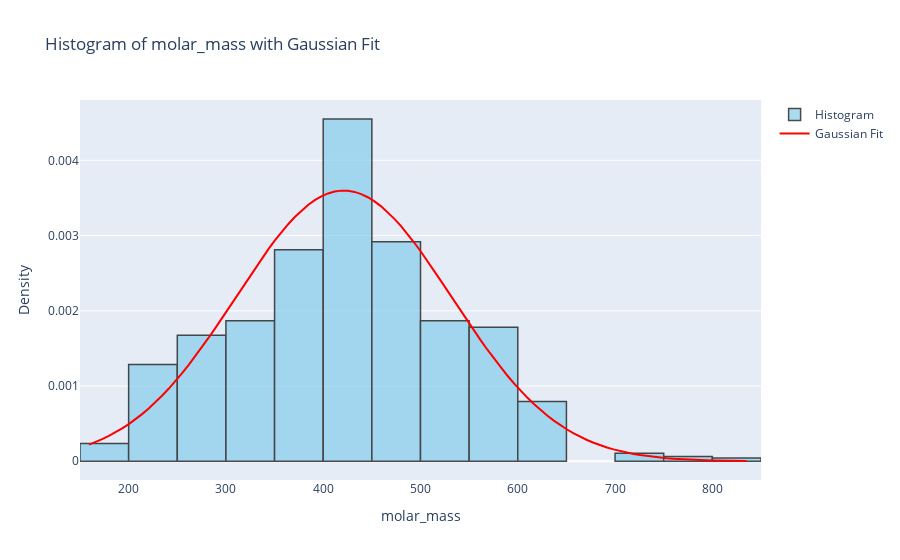

Notebook source saved alongside this figure:
### Code cell
molar_mass = 'molar_mass'  

# Извлечение данных столбца
data = ds_cleaned[molar_mass]

mu, std = norm.fit(data)
x = np.linspace(min(data), max(data), 100)
y = norm.pdf(x, mu, std)

   # Гистограмма
hist = go.Histogram(x=data, nbinsx=30, name='Histogram', marker=dict(color='skyblue', line = dict(color='black', width = 1.5)), histnorm='probability density', opacity=0.7)

   # Кривая гауссианы
gaussian_curve = go.Scatter(x=x, y=y, mode='lines', name='Gaussian Fit', line=dict(color='red'))

   # Создаем фигуру и визуализируем
layout = go.Layout(bargap=0.2)
fig = go.Figure(data=[hist, gaussian_curve])
fig.update_layout(title='Histogram of molar_mass with Gaussian Fit', xaxis_title='molar_mass', yaxis_title='Density')
fig.show()
